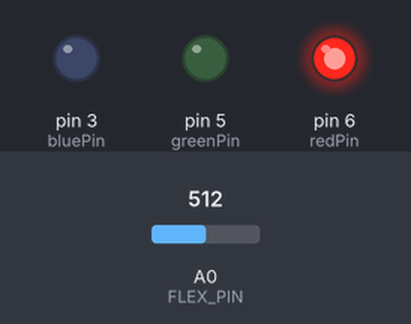
Bench run of a sketch on a simulated Arduino Uno, built with avr-gcc and run on an emulated ATmega328P. Shown: output pins drawn as LEDs (lit = HIGH). The test bench sets the inputs (shaded band); at power-on: A0 (FLEX_PIN) = 512.

Above: at 1.2 s.
1.3 s: A0 (FLEX_PIN) set to 536
2.8 s: A0 (FLEX_PIN) set to 553
At 4.0 s:
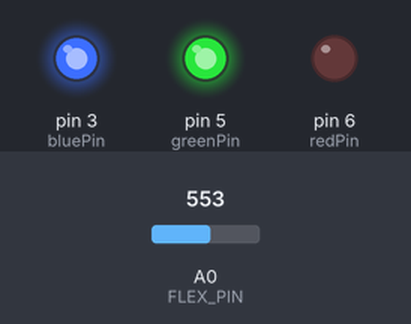
4.3 s: A0 (FLEX_PIN) set to 511
At 5.4 s:
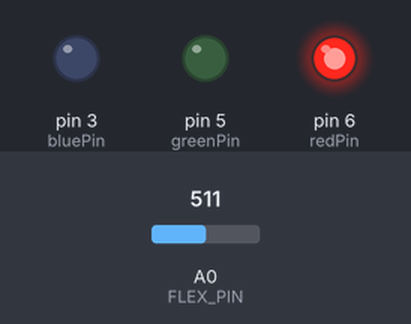
5.8 s: A0 (FLEX_PIN) set to 467
At 6.5 s:
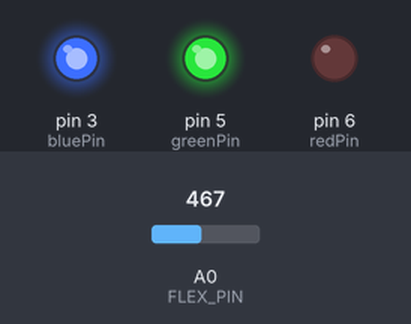
Timing chart, 0 to 8.3 s (numbered marks = the images above; inputs shaded):
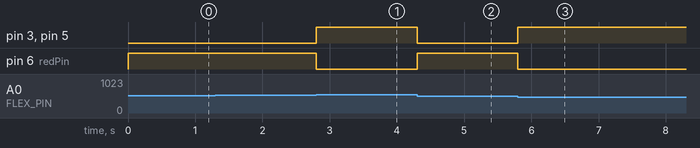

The sketch:

flex_sensor_slave1.ino
```cpp
//LEFT FLEX SENSOR -> SLAVE1

#include <Wire.h>

#define NODE_ADDRESS 2
#define PAYLOAD_SIZE 2

#define COMMON_ANODE

byte nodePayload[PAYLOAD_SIZE];

int redPin = 6;
int greenPin =5 ;
int bluePin = 3;

bool calibrate = true;
float initVal;


// FLEX SENSOR VARIABLES
const int FLEX_PIN = A0; // Pin connected to voltage divider output

// Measure the voltage at 5V and the actual resistance of your
// 47k resistor, and enter them below:
const float VCC = 4.98; // Measured voltage of Ardunio 5V line
const float R_DIV = 47500.0; // Measured resistance of 3.3k resistor

// Upload the code, then try to adjust these values to more
// accurately calculate bend degree.
const float STRAIGHT_RESISTANCE = 37300.0; // resistance when straight
const float BEND_RESISTANCE = 90000.0; // resistance at 90 deg

void setup() {
  // put your setup code here, to run once:
  Serial.begin(9600);
  Wire.begin(NODE_ADDRESS);
  Wire.onRequest(requestEvent);
  pinMode(FLEX_PIN, INPUT);

  pinMode(redPin, OUTPUT);
  pinMode(greenPin, OUTPUT);
  pinMode(bluePin, OUTPUT);
}

void loop() {
  // put your main code here, to run repeatedly:

  nodePayload[0] = NODE_ADDRESS;
  float angle = calculateAngle();
  nodePayload[1] = angle/4.0;

  if(calibrate)
  {
    initVal = nodePayload[1] * 4.0;
    calibrate = false;
  }
  else
  {
    LED_CODE();
  }

}


float calculateAngle()
{
  // Read the ADC, and calculate voltage and resistance from it
  int flexADC = analogRead(FLEX_PIN);
  float flexV = flexADC * VCC / 1023.0;
  float flexR = R_DIV * (VCC / flexV - 1.0);
  //Serial.println("Resistance: " + String(flexR) + " ohms");

  // Use the calculated resistance to estimate the sensor's
  // bend angle:
  float angle = map(flexR, STRAIGHT_RESISTANCE, BEND_RESISTANCE,
                   0, 90.0);

  return angle;
}

void LED_CODE()
{
  float currVal = nodePayload[1] * 4.0;

  if(currVal-8 <= initVal && currVal+8 >= initVal)
     setColor(0, 255, 255);  // aqua
  else
     setColor(255, 0, 0);  // red

}


void setColor(int red, int green, int blue)
{
  #ifdef COMMON_ANODE
    red = 255 - red;
    green = 255 - green;
    blue = 255 - blue;
  #endif

  analogWrite(redPin, red);
  analogWrite(greenPin, green);
  analogWrite(bluePin, blue);
}

void requestEvent()
{
  Wire.write(nodePayload, PAYLOAD_SIZE);
}
```

Measured:
- the behaviour switches between 543 and 544 on A0 (FLEX_PIN) (found by bisection; images 0 and 1)
- the behaviour switches between 481 and 480 on A0 (FLEX_PIN) (found by bisection; images 2 and 3)
- after the input at 1.3 s, every drawn part: stays the same
- after the input at 2.8 s, pin 3 (bluePin), pin 5 (greenPin): LOW → HIGH at once; pin 6 (redPin): HIGH → LOW at once
- after the input at 4.3 s, pin 3 (bluePin), pin 5 (greenPin): HIGH → LOW at once; pin 6 (redPin): LOW → HIGH at once
- after the input at 5.8 s, pin 3 (bluePin), pin 5 (greenPin): LOW → HIGH at once; pin 6 (redPin): HIGH → LOW at once
